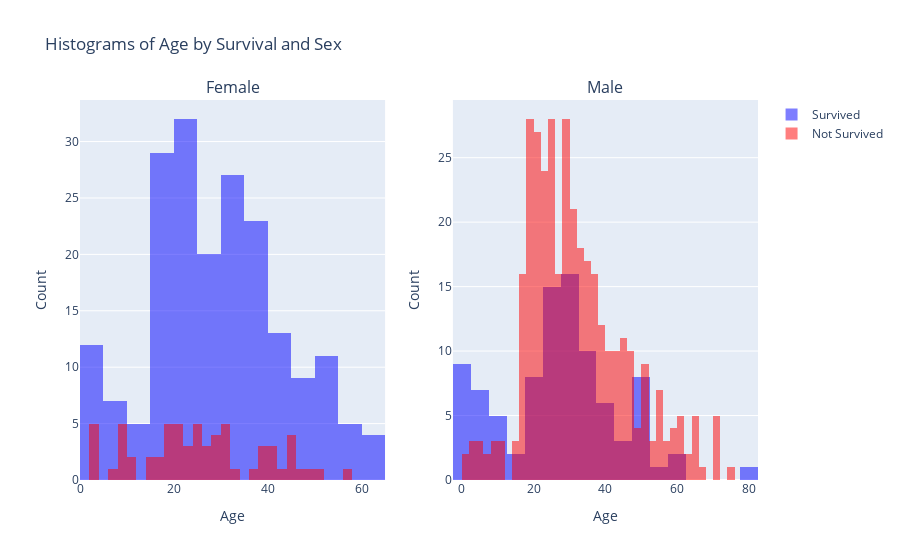

Notebook cell for this chart:
### Code cell
import plotly.graph_objects as go
from plotly.subplots import make_subplots

survived = 'Survived'
not_survived = 'Not Survived'

fig = make_subplots(rows=1, cols=2, vertical_spacing=0.02,
                    specs=[[{"type": "histogram"}]*2],
                    subplot_titles=("Female", "Male"))

women = df_train[df_train['Sex']=='female']
men = df_train[df_train['Sex']=='male']

fig.add_trace(go.Histogram(x=women[women['Survived']==1].Age.dropna(), name=survived, nbinsx=18, showlegend=True, marker_color='blue'), row=1, col=1)
fig.add_trace(go.Histogram(x=women[women['Survived']==0].Age.dropna(), name=not_survived, nbinsx=40, showlegend=True, marker_color='red'), row=1, col=1)
fig.update_xaxes(title_text="Age", row=1, col=1)
fig.update_yaxes(title_text="Count", row=1, col=1)

fig.add_trace(go.Histogram(x=men[men['Survived']==1].Age.dropna(), name=survived, nbinsx=18, showlegend=False, marker_color='blue'), row=1, col=2)
fig.add_trace(go.Histogram(x=men[men['Survived']==0].Age.dropna(), name=not_survived, nbinsx=40, showlegend=False, marker_color='red'), row=1, col=2)
fig.update_xaxes(title_text="Age", row=1, col=2)
fig.update_yaxes(title_text="Count", row=1, col=2)

fig.update_layout(title='Histograms of Age by Survival and Sex',
                  barmode = 'overlay')
fig.update_traces(opacity=0.5)

fig.show()

### Figure 1 — Plotly figure (JSON) as saved in the notebook; plotly's stock layout.template omitted (floating-point values rounded to 4 significant figures; data arrays with more than 128 entries replaced by an {"elided": "..."} marker saying what was removed)
{"data": [{"marker": {"color": "blue"}, "name": "Survived", "nbinsx": 18, "opacity": 0.5, "showlegend": true, "type": "histogram", "x": {"elided": "197 float values"}, "xaxis": "x", "yaxis": "y"}, {"marker": {"color": "red"}, "name": "Not Survived", "nbinsx": 40, "opacity": 0.5, "showlegend": true, "type": "histogram", "x": [14, 31, 8, 18, 40, 27, 18, 16, 28, 14.5, 20, 17, 2, 47, 9, 45, 50, 24, 2, 25, 29, 41, 45, 24, 2, 26, 38, 45, 3, 31, 21, 20, 10, 28, 21, 22, 25, 21, 37, 30, 9, 11, 29, 39, 26, 9, 41, 2, 18, 32, 43, 18, 25, 48, 30.5, 57, 30, 18, 6, 23, 9, 44, 22, 39], "xaxis": "x", "yaxis": "y"}, {"marker": {"color": "blue"}, "name": "Survived", "nbinsx": 18, "opacity": 0.5, "showlegend": false, "type": "histogram", "x": [34, 28, 32, 0.83, 29, 23, 12, 24, 27, 9, 1, 45, 3, 18, 26, 40, 16, 38, 19, 37, 3, 25, 25, 19, 30, 42, 0.92, 45, 2, 3, 25, 36, 21, 39, 3, 44, 32, 28, 4, 34, 52, 49, 29, 48, 25, 9, 26, 29, 36, 32, 8, 17, 22, 32, 62, 36, 32, 60, 49, 35, 27, 42, 20, 80, 32, 48, 56, 50, 20, 31, 36, 27, 31, 35, 42, 48, 27, 35, 31, 6, 0.67, 20, 1, 11, 0.42, 27, 27, 1, 0.83, 32, 51, 4, 26], "xaxis": "x2", "yaxis": "y2"}, {"marker": {"color": "red"}, "name": "Not Survived", "nbinsx": 40, "opacity": 0.5, "showlegend": false, "type": "histogram", "x": {"elided": "360 float values"}, "xaxis": "x2", "yaxis": "y2"}], "layout": {"annotations": [{"font": {"size": 16}, "showarrow": false, "text": "Female", "x": 0.225, "xanchor": "center", "xref": "paper", "y": 1, "yanchor": "bottom", "yref": "paper"}, {"font": {"size": 16}, "showarrow": false, "text": "Male", "x": 0.775, "xanchor": "center", "xref": "paper", "y": 1, "yanchor": "bottom", "yref": "paper"}], "barmode": "overlay", "title": {"text": "Histograms of Age by Survival and Sex"}, "xaxis": {"anchor": "y", "domain": [0, 0.45], "title": {"text": "Age"}}, "xaxis2": {"anchor": "y2", "domain": [0.55, 1], "title": {"text": "Age"}}, "yaxis": {"anchor": "x", "domain": [0, 1], "title": {"text": "Count"}}, "yaxis2": {"anchor": "x2", "domain": [0, 1], "title": {"text": "Count"}}}}
